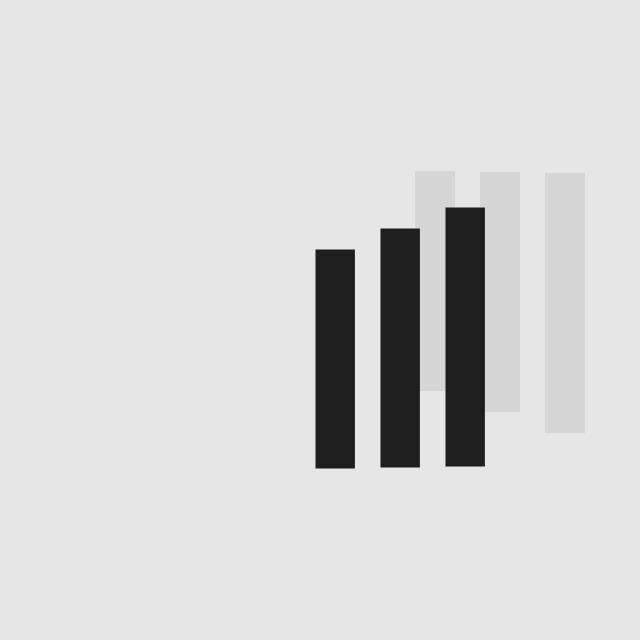
Frame 1 (no input)
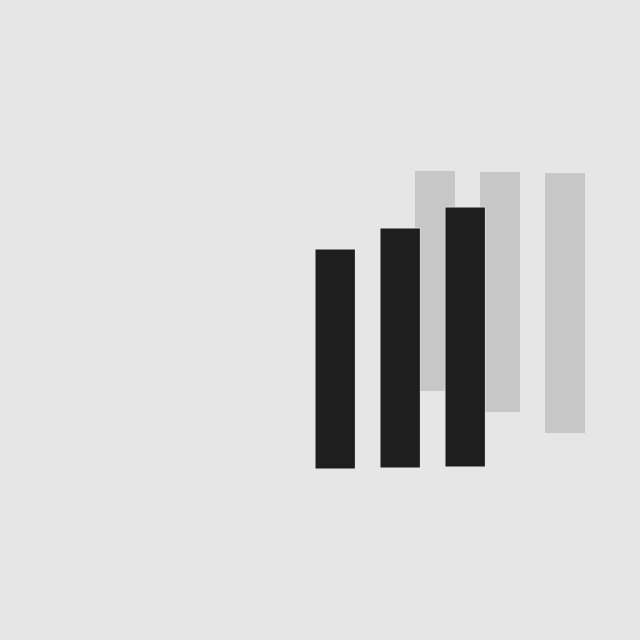
Frame 2 (the mouse pressed at the canvas centre, redrawn once)

The p5.js sketch that drew these frames (run headless with seeded random() and noise() and a simulated clock; the mouse was pressed at the canvas centre and the sketch redrawn once):

// p5.js sketch
// ── sketch.js
/*
Day 26 - SHADOW
*/
function setup() {
    createCanvas(640, 640);
    angleMode(DEGREES);
    noLoop();
    background(230); // black
}

function draw() {
    // background(230, 200) // gray

    translate(width / 2, height / 2);
    rotate(180);
    fill(30);
    stroke(230)

    let xOff = 30;
    let yOff = -150;
    let size = 200;
    for (let a = 0; a < 3; a++) {
        xOff = xOff - 65;
        yOff = yOff + 1;
        size = size + 20;
        rect(xOff, yOff, 40, size);
        // rect(x, y, w, h)
    }

    xOff = 30;
    yOff = -150;
    size = 200;
    rotate(180);
    for (let a = 0; a < 3; a++) {
        noStroke();
        fill(30, 20);
        xOff = xOff + 65;
        yOff = yOff + 1;
        size = size + 20;
        rect(xOff, yOff, 40, size);
        // rect(x, y, w, h)
    }
}
